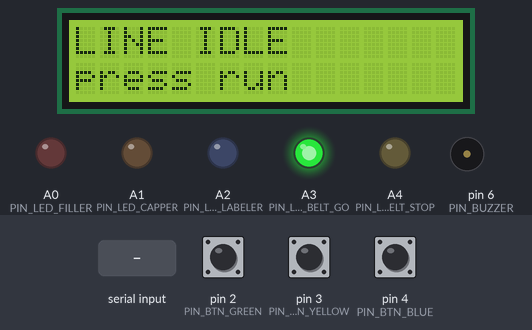
A sketch run on a simulated Arduino Uno, built with avr-gcc and run on an emulated ATmega328P. Parts: 16×2 character LCD, output pins drawn as LEDs (lit = HIGH), buzzer (waves = sounding, pin HIGH). Wiring (from diagram.json): character LCD (HD44780): RS pin 8; E pin 9; data pin 10, pin 11, pin 12, pin 13. Inputs (shaded band) come from the test bench; at power-on: pin 2 (PIN_BTN_GREEN) HIGH, pin 3 (PIN_BTN_YELLOW) HIGH, pin 4 (PIN_BTN_BLUE) HIGH. Pins used as bus, display or sensor lines are not drawn; what the sketch prints to the serial monitor is not drawn.

Above: at 1.2 s.
1.3 s: pin 2 (PIN_BTN_GREEN) pulled LOW for 0.15 s
At 2.2 s:
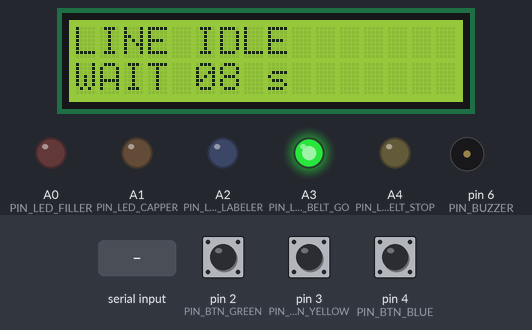
4.4 s: pin 3 (PIN_BTN_YELLOW) pulled LOW for 0.15 s
7.5 s: pin 4 (PIN_BTN_BLUE) pulled LOW for 0.15 s
At 10.5 s:
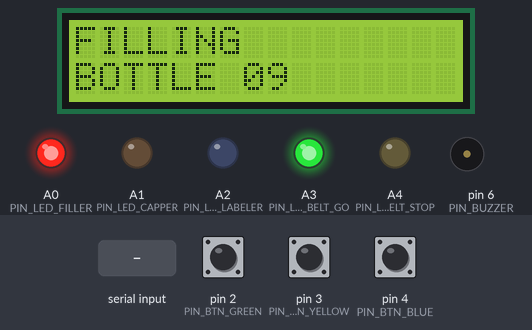
10.6 s: "list\n" received over Serial
12.9 s: pin 2 (PIN_BTN_GREEN) pulled LOW for 1 s
15.4 s: "log\n" received over Serial
At 21.2 s:
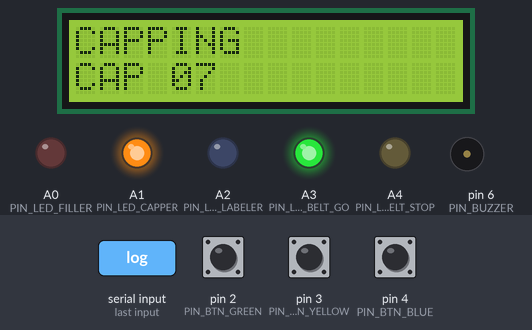
Timing chart, 0 to 21.9 s (numbered marks = the images above; inputs shaded):
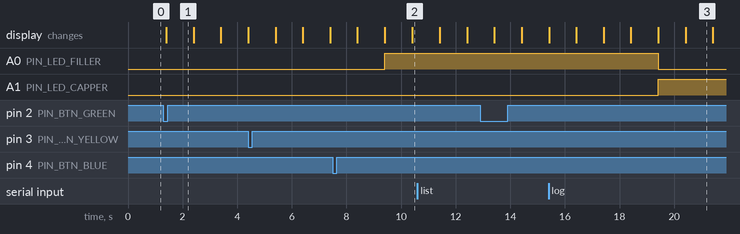

Measured:
- after the input at 1.3 s, the display: changes after 0.10 s (image 1)
- what the display in image 3 shows lasts 1.0 s, from 20.4 s to 21.4 s

The sketch:

sketch.ino
```cpp
#include <Arduino.h>

const char PREFIX[] = "line";

const uint8_t PIN_LED_FILLER = A0;
const uint8_t PIN_LED_CAPPER = A1;
const uint8_t PIN_LED_LABELER = A2;
const uint8_t PIN_LED_BELT_GO = A3;
const uint8_t PIN_LED_BELT_STOP = A4;

const uint8_t PIN_BTN_GREEN = 2;
const uint8_t PIN_BTN_YELLOW = 3;
const uint8_t PIN_BTN_BLUE = 4;
const uint8_t PIN_BUZZER = 6;

const uint8_t PIN_LCD_RS = 8;
const uint8_t PIN_LCD_E = 9;
const uint8_t PIN_LCD_D4 = 10;
const uint8_t PIN_LCD_D5 = 11;
const uint8_t PIN_LCD_D6 = 12;
const uint8_t PIN_LCD_D7 = 13;

const unsigned long WAIT_MS = 8000UL;
const unsigned long B_MS = 10000UL;
const unsigned long C_MS = 8000UL;
const unsigned long D_MS = 12000UL;
const unsigned long CUT_MIN_MS = 4000UL;
const unsigned long STANDBY_MS = 45000UL;
const uint8_t HURRY_SECONDS = 4;
const unsigned long DEBOUNCE_MS = 40UL;

enum TaskState { RUNNING, PAUSED, STOPPED };
enum Phase { PHASE_IDLE, PHASE_FILL, PHASE_CAP, PHASE_LABEL };

struct Task {
  void (*run)();
  unsigned long period;
  unsigned long lastRun;
  TaskState state;
  const char *name;
};

struct Machine {
  Phase phase;
  unsigned long phaseStarted;
  bool request;
  unsigned long requestAt;
  unsigned int finished;
};

struct Button {
  bool down;
  unsigned long lastBounce;
};

void taskButton();
void taskIdle();
void taskFill();
void taskCap();
void taskLabel();
void taskDisplay();
void taskSound();
void taskReport();

void schedulerTick(unsigned long now);
void pollSerial();
void processCommand(char *line);

void beginPhase(Phase p);
void startReport();
void handleRunRequest();
void handleSkipRequest();
void acceptRunRequest(unsigned long now);
void addLog(const char *text);
void printMenu();
void printList();
void printLog();
void pauseReportAndShowMenu();
bool readPressed(Button &button, uint8_t pin, unsigned long now);
unsigned int secondsLeft(unsigned long duration, unsigned long started, unsigned long now);
unsigned int hurryGapMs(unsigned int secondsLeftInWindow);
const char *phaseName(Phase p);
const char *stateName(TaskState s);
void writeLamps(bool filler, bool capper, bool labeler, bool beltGo, bool beltStop);
void startBeep(uint16_t frequency, unsigned long durationMs);

void lcdInit();
void lcdWriteNibble(uint8_t nibble, bool rs);
void lcdSend(uint8_t value, bool rs);
void lcdCommand(uint8_t command);
void lcdData(uint8_t value);
void lcdSetCursor(uint8_t col, uint8_t row);
void lcdWriteLine(uint8_t row, const char line[17]);
void padLine(char out[17], const char *text);
void toLowerInPlace(char *text);
bool parseTaskId(const char *arg, int &idOut);

Machine machine = {PHASE_IDLE, 0UL, false, 0UL, 0U};
Button greenButton = {false, 0UL};
Button yellowButton = {false, 0UL};
Button blueButton = {false, 0UL};

bool standby = false;
bool cutShort = false;
unsigned long lastInputAt = 0UL;

unsigned long beepUntil = 0UL;
unsigned long nextHurryAt = 0UL;
bool toneActive = false;

char lcdShown[2][17] = {"", ""};

char cmdBuf[32];
uint8_t cmdLen = 0U;
bool cmdOverflow = false;

char logRing[12][36];
uint8_t logHead = 0U;
uint8_t logCount = 0U;

Task tasks[] = {
    {taskButton, 20UL, 0UL, RUNNING, "button"},
    {taskIdle, 100UL, 0UL, RUNNING, "idle"},
    {taskFill, 100UL, 0UL, RUNNING, "fill"},
    {taskCap, 100UL, 0UL, RUNNING, "cap"},
    {taskLabel, 100UL, 0UL, RUNNING, "label"},
    {taskDisplay, 200UL, 0UL, RUNNING, "display"},
    {taskSound, 50UL, 0UL, RUNNING, "sound"},
    {taskReport, 1000UL, 0UL, PAUSED, "report"},
};

const uint8_t TASK_COUNT = sizeof(tasks) / sizeof(tasks[0]);

void setup() {
  pinMode(PIN_LED_FILLER, OUTPUT);
  pinMode(PIN_LED_CAPPER, OUTPUT);
  pinMode(PIN_LED_LABELER, OUTPUT);
  pinMode(PIN_LED_BELT_GO, OUTPUT);
  pinMode(PIN_LED_BELT_STOP, OUTPUT);

  pinMode(PIN_BTN_GREEN, INPUT_PULLUP);
  pinMode(PIN_BTN_YELLOW, INPUT_PULLUP);
  pinMode(PIN_BTN_BLUE, INPUT_PULLUP);
  pinMode(PIN_BUZZER, OUTPUT);

  lcdInit();

  Serial.begin(115200);

  unsigned long now = millis();
  machine.phase = PHASE_IDLE;
  machine.phaseStarted = now;
  machine.request = false;
  machine.requestAt = now;
  machine.finished = 0U;
  standby = false;
  cutShort = false;
  lastInputAt = now;

  addLog("idle");
  taskDisplay();

  Serial.println(F("Bottling line"));
  Serial.println(F("Type help."));
}

void loop() {
  schedulerTick(millis());
  pollSerial();
}

void schedulerTick(unsigned long now) {
  for (uint8_t i = 0; i < TASK_COUNT; ++i) {
    if (tasks[i].state != RUNNING) {
      continue;
    }
    if ((unsigned long)(now - tasks[i].lastRun) >= tasks[i].period) {
      tasks[i].lastRun = now;
      tasks[i].run();
    }
  }
}

void taskButton() {
  unsigned long now = millis();

  if (readPressed(greenButton, PIN_BTN_GREEN, now)) {
    handleRunRequest();
  }
  if (readPressed(yellowButton, PIN_BTN_YELLOW, now)) {
    handleSkipRequest();
  }
  if (readPressed(blueButton, PIN_BTN_BLUE, now)) {
    lastInputAt = millis();
    startReport();
  }
}

void taskIdle() {
  if (machine.phase != PHASE_IDLE) {
    return;
  }
  if (standby) {
    return;
  }

  unsigned long now = millis();
  if (machine.request) {
    if ((unsigned long)(now - machine.requestAt) >= WAIT_MS) {
      beginPhase(PHASE_FILL);
    }
    return;
  }

  if ((unsigned long)(now - lastInputAt) >= STANDBY_MS) {
    standby = true;
    addLog("standby");
    Serial.println(F("Standby mode."));
  }
}

void taskFill() {
  if (standby || machine.phase != PHASE_FILL) {
    return;
  }
  unsigned long now = millis();
  if ((unsigned long)(now - machine.phaseStarted) >= B_MS) {
    beginPhase(PHASE_CAP);
  }
}

void taskCap() {
  if (standby || machine.phase != PHASE_CAP) {
    return;
  }
  unsigned long now = millis();
  if ((unsigned long)(now - machine.phaseStarted) >= C_MS) {
    beginPhase(PHASE_LABEL);
  }
}

void taskLabel() {
  if (standby || machine.phase != PHASE_LABEL) {
    return;
  }

  unsigned long now = millis();
  unsigned long elapsed = (unsigned long)(now - machine.phaseStarted);
  if (cutShort && elapsed >= CUT_MIN_MS) {
    beginPhase(PHASE_IDLE);
    return;
  }
  if (elapsed >= D_MS) {
    beginPhase(PHASE_IDLE);
  }
}

void taskDisplay() {
  unsigned long now = millis();
  bool blink250 = ((now / 250UL) % 2UL) == 0UL;
  bool blink500 = ((now / 500UL) % 2UL) == 0UL;

  bool filler = false;
  bool capper = false;
  bool labeler = false;
  bool beltGo = false;
  bool beltStop = false;

  if (standby) {
    filler = false;
    capper = blink500;
    labeler = false;
    beltGo = false;
    beltStop = true;
  } else {
    switch (machine.phase) {
      case PHASE_IDLE:
        filler = false;
        capper = false;
        labeler = false;
        beltGo = true;
        beltStop = false;
        break;
      case PHASE_FILL:
        filler = true;
        capper = false;
        labeler = false;
        beltGo = true;
        beltStop = false;
        break;
      case PHASE_CAP:
        filler = false;
        capper = true;
        labeler = false;
        beltGo = true;
        beltStop = false;
        break;
      case PHASE_LABEL: {
        unsigned long elapsed = (unsigned long)(now - machine.phaseStarted);
        bool hurry = elapsed + (unsigned long)HURRY_SECONDS * 1000UL >= D_MS;
        filler = false;
        capper = false;
        labeler = hurry ? blink250 : true;
        beltGo = false;
        beltStop = true;
      } break;
    }
  }
  writeLamps(filler, capper, labeler, beltGo, beltStop);

  char line1[17];
  char line2[17];
  char temp[24];

  if (standby) {
    padLine(line1, "STANDBY");
    padLine(line2, "CAP FLASH");
  } else {
    switch (machine.phase) {
      case PHASE_IDLE:
        padLine(line1, "LINE IDLE");
        if (machine.request) {
          unsigned int sec = secondsLeft(WAIT_MS, machine.requestAt, now);
          snprintf(temp, sizeof(temp), "WAIT %02u s", sec);
          padLine(line2, temp);
        } else {
          padLine(line2, "press run");
        }
        break;
      case PHASE_FILL: {
        unsigned int sec = secondsLeft(B_MS, machine.phaseStarted, now);
        padLine(line1, "FILLING");
        snprintf(temp, sizeof(temp), "BOTTLE %02u", sec);
        padLine(line2, temp);
      } break;
      case PHASE_CAP: {
        unsigned int sec = secondsLeft(C_MS, machine.phaseStarted, now);
        padLine(line1, "CAPPING");
        snprintf(temp, sizeof(temp), "CAP %02u", sec);
        padLine(line2, temp);
      } break;
      case PHASE_LABEL: {
        unsigned int sec = secondsLeft(D_MS, machine.phaseStarted, now);
        padLine(line1, "LABELING");
        snprintf(temp, sizeof(temp), "LEFT %02u", sec);
        padLine(line2, temp);
      } break;
    }
  }

  if (strcmp(line1, lcdShown[0]) != 0) {
    lcdWriteLine(0, line1);
    memcpy(lcdShown[0], line1, sizeof(lcdShown[0]));
  }
  if (strcmp(line2, lcdShown[1]) != 0) {
    lcdWriteLine(1, line2);
    memcpy(lcdShown[1], line2, sizeof(lcdShown[1]));
  }
}

void taskSound() {
  unsigned long now = millis();
  if (toneActive && (long)(now - beepUntil) >= 0L) {
    noTone(PIN_BUZZER);
    toneActive = false;
  }

  if (standby || machine.phase != PHASE_LABEL) {
    nextHurryAt = 0UL;
    return;
  }

  unsigned long elapsed = (unsigned long)(now - machine.phaseStarted);
  if (elapsed >= D_MS) {
    nextHurryAt = 0UL;
    return;
  }

  const unsigned long hurryMs = (unsigned long)HURRY_SECONDS * 1000UL;
  if (elapsed + hurryMs < D_MS) {
    nextHurryAt = 0UL;
    return;
  }

  if (toneActive) {
    return;
  }

  if (nextHurryAt != 0UL && (long)(now - nextHurryAt) < 0L) {
    return;
  }

  startBeep(1200, 70UL);

  unsigned long hurryStart = D_MS - hurryMs;
  unsigned long hurryElapsed = elapsed - hurryStart;
  unsigned long windowLeftMs = (hurryElapsed >= hurryMs) ? 0UL : (hurryMs - hurryElapsed);
  unsigned int secLeft = (unsigned int)((windowLeftMs + 999UL) / 1000UL);
  nextHurryAt = now + hurryGapMs(secLeft);
}

void taskReport() {
  unsigned long now = millis();
  char line[64];

  if (standby) {
    snprintf(line, sizeof(line), "%s: standby", PREFIX);
    Serial.println(line);
    return;
  }

  switch (machine.phase) {
    case PHASE_IDLE:
      if (machine.request) {
        unsigned int sec = secondsLeft(WAIT_MS, machine.requestAt, now);
        snprintf(line, sizeof(line), "%s: idle  waiting %u", PREFIX, sec);
      } else {
        snprintf(line, sizeof(line), "%s: idle", PREFIX);
      }
      break;
    case PHASE_FILL: {
      unsigned int sec = secondsLeft(B_MS, machine.phaseStarted, now);
      snprintf(line, sizeof(line), "%s: fill  left %u", PREFIX, sec);
    } break;
    case PHASE_CAP: {
      unsigned int sec = secondsLeft(C_MS, machine.phaseStarted, now);
      snprintf(line, sizeof(line), "%s: cap  left %u", PREFIX, sec);
    } break;
    case PHASE_LABEL: {
      unsigned int sec = secondsLeft(D_MS, machine.phaseStarted, now);
      snprintf(line, sizeof(line), "%s: label  left %u", PREFIX, sec);
    } break;
  }
  Serial.println(line);
}

void beginPhase(Phase p) {
  Phase previous = machine.phase;
  if (previous == PHASE_LABEL && p == PHASE_IDLE) {
    machine.finished++;
  }

  machine.phase = p;
  machine.phaseStarted = millis();
  cutShort = false;

  if (p == PHASE_FILL || p == PHASE_CAP || p == PHASE_LABEL) {
    machine.request = false;
  }

  nextHurryAt = 0UL;
  if (p == PHASE_LABEL) {
    startBeep(880, 400UL);
  }

  addLog(phaseName(p));
}

void acceptRunRequest(unsigned long now) {
  machine.request = true;
  machine.requestAt = now;
  addLog("run button");
}

void handleRunRequest() {
  unsigned long now = millis();
  lastInputAt = now;

  if (standby) {
    standby = false;
    beginPhase(PHASE_IDLE);
    addLog("standby off");
    Serial.println(F("Standby off."));
    acceptRunRequest(now);
    startReport();
    return;
  }

  if (machine.phase == PHASE_IDLE && !machine.request) {
    acceptRunRequest(now);
    startReport();
    return;
  }

  Serial.println(F("Run only while the line is idle."));
}

void handleSkipRequest() {
  unsigned long now = millis();
  lastInputAt = now;

  if (standby || machine.phase != PHASE_LABEL) {
    Serial.println(F("Skip only while labeling."));
    return;
  }

  addLog("skip label");
  Serial.println(F("Skip accepted."));
  unsigned long elapsed = (unsigned long)(now - machine.phaseStarted);
  if (elapsed >= CUT_MIN_MS) {
    beginPhase(PHASE_IDLE);
  } else {
    cutShort = true;
  }
}

void startReport() {
  if (tasks[7].state == RUNNING) {
    Serial.println(F("Report is already running."));
    return;
  }

  tasks[7].state = RUNNING;
  tasks[7].lastRun = millis();
  addLog("report started");
  Serial.println(F("Report started."));
}

bool readPressed(Button &button, uint8_t pin, unsigned long now) {
  bool isDown = digitalRead(pin) == LOW;
  if (isDown != button.down) {
    if ((unsigned long)(now - button.lastBounce) >= DEBOUNCE_MS) {
      button.lastBounce = now;
      button.down = isDown;
      return isDown;
    }
  }
  return false;
}

unsigned int secondsLeft(unsigned long duration, unsigned long started, unsigned long now) {
  unsigned long elapsed = (unsigned long)(now - started);
  if (elapsed >= duration) {
    return 0U;
  }
  unsigned long remaining = duration - elapsed;
  unsigned long rounded = (remaining + 999UL) / 1000UL;
  if (rounded > 99UL) {
    rounded = 99UL;
  }
  return (unsigned int)rounded;
}

unsigned int hurryGapMs(unsigned int secondsLeftInWindow) {
  if (secondsLeftInWindow >= 5U) {
    return 900U;
  }
  if (secondsLeftInWindow == 4U) {
    return 650U;
  }
  if (secondsLeftInWindow == 3U) {
    return 450U;
  }
  if (secondsLeftInWindow == 2U) {
    return 280U;
  }
  return 160U;
}

const char *phaseName(Phase p) {
  switch (p) {
    case PHASE_IDLE:
      return "idle";
    case PHASE_FILL:
      return "fill";
    case PHASE_CAP:
      return "cap";
    case PHASE_LABEL:
      return "label";
  }
  return "idle";
}

const char *stateName(TaskState s) {
  switch (s) {
    case RUNNING:
      return "RUNNING";
    case PAUSED:
      return "PAUSED";
    case STOPPED:
      return "STOPPED";
  }
  return "STOPPED";
}

void writeLamps(bool filler, bool capper, bool labeler, bool beltGo, bool beltStop) {
  digitalWrite(PIN_LED_FILLER, filler ? HIGH : LOW);
  digitalWrite(PIN_LED_CAPPER, capper ? HIGH : LOW);
  digitalWrite(PIN_LED_LABELER, labeler ? HIGH : LOW);
  digitalWrite(PIN_LED_BELT_GO, beltGo ? HIGH : LOW);
  digitalWrite(PIN_LED_BELT_STOP, beltStop ? HIGH : LOW);
}

void startBeep(uint16_t frequency, unsigned long durationMs) {
  tone(PIN_BUZZER, frequency);
  beepUntil = millis() + durationMs;
  toneActive = true;
}

void addLog(const char *text) {
  unsigned long seconds = millis() / 1000UL;
  snprintf(logRing[logHead], sizeof(logRing[logHead]), "%lu %s", seconds, text);
  logHead = (uint8_t)((logHead + 1U) % 12U);
  if (logCount < 12U) {
    logCount++;
  }
}

void printMenu() {
  Serial.println(F("Commands: list, pause <id>, resume <id>, kill <id>, start <id>, run, log, stats, help/menu/back."));
  Serial.println(F("Blue button starts the report."));
  Serial.println(F("Green/run accepted only in idle; wait is 8 s before fill."));
  Serial.println(F("Yellow skip works only while labeling; never before 4 s."));
  Serial.println(F("Standby after 45 s in idle with no request."));
  Serial.println(F("Resume report with: resume 7"));
}

void printList() {
  Serial.println(F("ID  NAME      STATE    PERIOD(ms)"));
  for (uint8_t i = 0; i < TASK_COUNT; ++i) {
    char row[64];
    snprintf(row, sizeof(row), "%-3u %-9s %-8s %lu", i, tasks[i].name, stateName(tasks[i].state), tasks[i].period);
    Serial.println(row);
  }
}

void printLog() {
  if (logCount == 0U) {
    Serial.println(F("(empty)"));
    return;
  }

  uint8_t start = (uint8_t)((logHead + 12U - logCount) % 12U);
  for (uint8_t i = 0; i < logCount; ++i) {
    uint8_t idx = (uint8_t)((start + i) % 12U);
    Serial.println(logRing[idx]);
  }
}

void pauseReportAndShowMenu() {
  tasks[7].state = PAUSED;
  printMenu();
}

void toLowerInPlace(char *text) {
  for (char *p = text; *p != '\0'; ++p) {
    *p = (char)tolower(*p);
  }
}

bool parseTaskId(const char *arg, int &idOut) {
  if (arg == nullptr || *arg == '\0') {
    return false;
  }
  char *endPtr = nullptr;
  long value = strtol(arg, &endPtr, 10);
  if (*endPtr != '\0') {
    return false;
  }
  if (value < 0L || value >= (long)TASK_COUNT) {
    return false;
  }
  idOut = (int)value;
  return true;
}

void processCommand(char *line) {
  while (*line == ' ') {
    ++line;
  }
  if (*line == '\0') {
    return;
  }

  char *lineEnd = line + strlen(line) - 1;
  while (lineEnd >= line && *lineEnd == ' ') {
    *lineEnd = '\0';
    --lineEnd;
  }
  if (*line == '\0') {
    return;
  }

  char *arg = nullptr;
  char *space = strchr(line, ' ');
  if (space != nullptr) {
    *space = '\0';
    arg = space + 1;
    while (*arg == ' ') {
      ++arg;
    }
    char *argEnd = arg + strlen(arg);
    while (argEnd > arg && argEnd[-1] == ' ') {
      --argEnd;
      *argEnd = '\0';
    }
    if (*arg == '\0') {
      arg = nullptr;
    }
  }

  char typedCmd[32];
  snprintf(typedCmd, sizeof(typedCmd), "%s", line);
  toLowerInPlace(line);

  bool hasArg = arg != nullptr;
  int id = -1;

  if (strcmp(line, "list") == 0) {
    if (hasArg) {
      Serial.println(F("Error: this command takes no arguments."));
      return;
    }
    printList();
    return;
  }

  if (strcmp(line, "run") == 0) {
    if (hasArg) {
      Serial.println(F("Error: this command takes no arguments."));
      return;
    }
    handleRunRequest();
    return;
  }

  if (strcmp(line, "log") == 0) {
    if (hasArg) {
      Serial.println(F("Error: this command takes no arguments."));
      return;
    }
    printLog();
    return;
  }

  if (strcmp(line, "stats") == 0) {
    if (hasArg) {
      Serial.println(F("Error: this command takes no arguments."));
      return;
    }
    Serial.print(F("Bottles done: "));
    Serial.println(machine.finished);
    return;
  }

  if (strcmp(line, "help") == 0 || strcmp(line, "menu") == 0 || strcmp(line, "back") == 0) {
    if (hasArg) {
      Serial.println(F("Error: this command takes no arguments."));
      return;
    }
    pauseReportAndShowMenu();
    return;
  }

  if (strcmp(line, "pause") == 0 || strcmp(line, "resume") == 0 || strcmp(line, "kill") == 0 || strcmp(line, "start") == 0) {
    if (!parseTaskId(arg, id)) {
      Serial.println(F("Error: no such task. id from 0 to 7."));
      return;
    }

    if (strcmp(line, "pause") == 0) {
      tasks[id].state = PAUSED;
    } else if (strcmp(line, "resume") == 0 || strcmp(line, "start") == 0) {
      tasks[id].state = RUNNING;
    } else {
      tasks[id].state = STOPPED;
    }

    Serial.print(F("Task "));
    Serial.print(id);
    Serial.print(F(" "));
    Serial.print(tasks[id].name);
    Serial.print(F(" -> "));
    Serial.println(stateName(tasks[id].state));
    return;
  }

  Serial.print(F("Error: unknown command '"));
  Serial.print(typedCmd);
  Serial.println(F("'. Type help."));
}

void pollSerial() {
  while (Serial.available() > 0) {
    char c = (char)Serial.read();
    if (c == '\r') {
      continue;
    }
    if (c != '\n') {
      if (cmdOverflow) {
        continue;
      }
      if (cmdLen >= sizeof(cmdBuf) - 1U) {
        cmdOverflow = true;
      } else {
        cmdBuf[cmdLen++] = c;
      }
      continue;
    }

    if (cmdOverflow) {
      Serial.println(F("Error: command too long."));
    } else {
      cmdBuf[cmdLen] = '\0';
      processCommand(cmdBuf);
    }
    cmdLen = 0U;
    cmdOverflow = false;
  }
}

void padLine(char out[17], const char *text) {
  size_t len = strlen(text);
  if (len > 16U) {
    len = 16U;
  }
  memcpy(out, text, len);
  for (size_t i = len; i < 16U; ++i) {
    out[i] = ' ';
  }
  out[16] = '\0';
}

void lcdWriteNibble(uint8_t nibble, bool rs) {
  digitalWrite(PIN_LCD_RS, rs ? HIGH : LOW);
  digitalWrite(PIN_LCD_D4, (nibble & 0x01U) ? HIGH : LOW);
  digitalWrite(PIN_LCD_D5, (nibble & 0x02U) ? HIGH : LOW);
  digitalWrite(PIN_LCD_D6, (nibble & 0x04U) ? HIGH : LOW);
  digitalWrite(PIN_LCD_D7, (nibble & 0x08U) ? HIGH : LOW);

  digitalWrite(PIN_LCD_E, HIGH);
  asm volatile("nop\nnop\nnop\nnop");
  digitalWrite(PIN_LCD_E, LOW);
}

void lcdSend(uint8_t value, bool rs) {
  lcdWriteNibble((uint8_t)(value >> 4), rs);
  lcdWriteNibble((uint8_t)(value & 0x0FU), rs);
}

void lcdCommand(uint8_t command) {
  lcdSend(command, false);
}

void lcdData(uint8_t value) {
  lcdSend(value, true);
}

void lcdSetCursor(uint8_t col, uint8_t row) {
  static const uint8_t offsets[2] = {0x00U, 0x40U};
  lcdCommand((uint8_t)(0x80U | (offsets[row] + col)));
}

void lcdWriteLine(uint8_t row, const char line[17]) {
  lcdSetCursor(0, row);
  for (uint8_t i = 0; i < 16U; ++i) {
    lcdData((uint8_t)line[i]);
  }
}

void lcdInit() {
  pinMode(PIN_LCD_RS, OUTPUT);
  pinMode(PIN_LCD_E, OUTPUT);
  pinMode(PIN_LCD_D4, OUTPUT);
  pinMode(PIN_LCD_D5, OUTPUT);
  pinMode(PIN_LCD_D6, OUTPUT);
  pinMode(PIN_LCD_D7, OUTPUT);

  digitalWrite(PIN_LCD_RS, LOW);
  digitalWrite(PIN_LCD_E, LOW);

  delayMicroseconds(50000);
  lcdWriteNibble(0x03U, false);
  delayMicroseconds(4500);
  lcdWriteNibble(0x03U, false);
  delayMicroseconds(4500);
  lcdWriteNibble(0x03U, false);
  delayMicroseconds(150);
  lcdWriteNibble(0x02U, false);

  lcdCommand(0x28U);
  lcdCommand(0x0CU);
  lcdCommand(0x01U);
  delayMicroseconds(2000);
  lcdCommand(0x06U);
}
```
